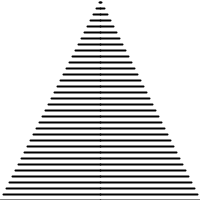
Frame 1 (no input)
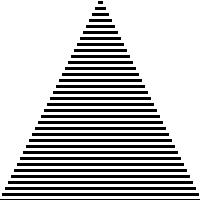
Frame 60 (the mouse pressed at the canvas centre just before this capture)
Frame 120 (the mouse held since frame 60 and released just before this capture): identical to frame 60, image omitted

The Processing sketch that drew these frames (run headless with seeded random() and noise(); from frame 60 on, the mouse is pressed at the canvas centre):

// Processing sketch: processing_14700
// ── processing_14700.pde

void setup() {
  size(200, 200);
  background(255);
 }
  
void draw() {
  strokeWeight(2);
for(int i=0; i<=200; i=i+3){

line(i,200-i*2,100,200-i*2);
line(100,200-i*2,200-i,200-i*2);

}
}          
                
